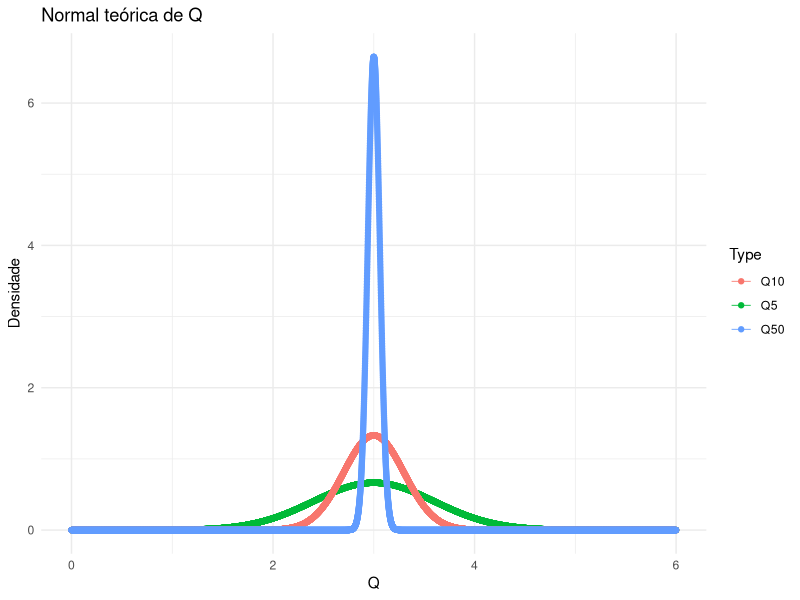
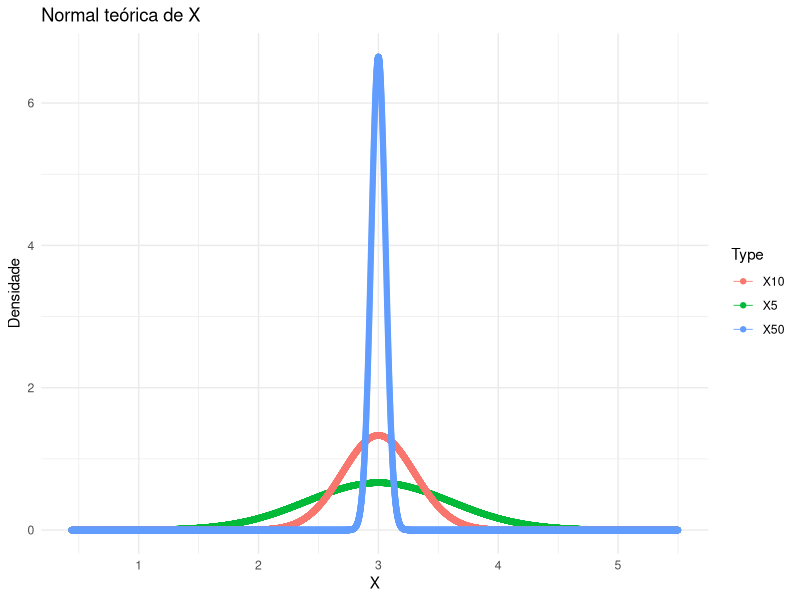
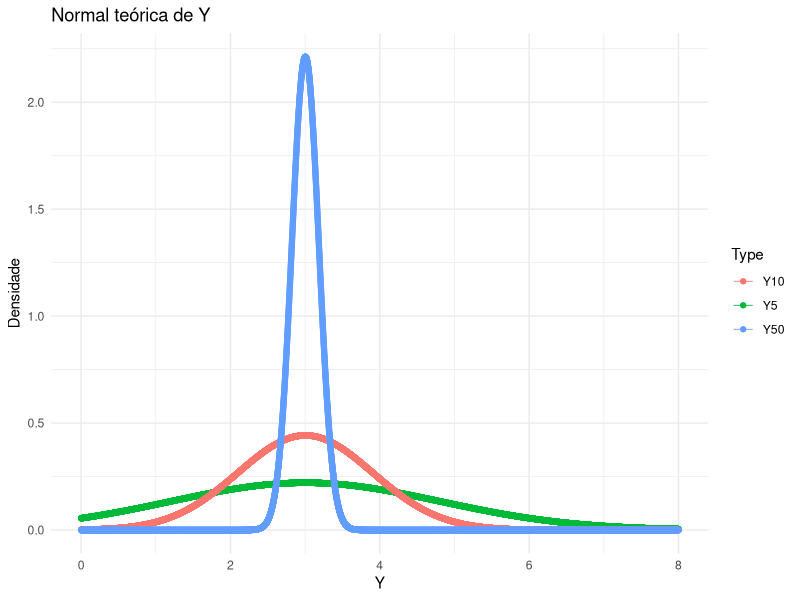
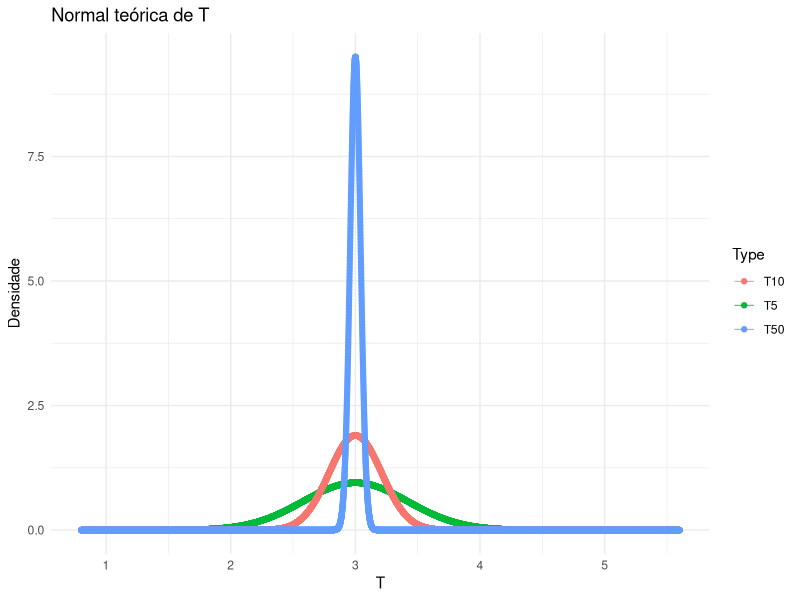

Recreate these plots in R, in order.
library(ggplot2) 

tam <- seq(0, 6, length.out = 10000)

#Variavel Q
Q5.mean <- 3
Q5.sd <- 3/5
Q5.dist <- dnorm(tam, mean = Q5.mean, sd = Q5.sd)
Q5.df <- data.frame("Q" = tam, "Density" = Q5.dist, "Type" = "Q5")

Q10.mean <- 3
Q10.sd <- 3/10
Q10.dist <- dnorm(tam, mean = Q10.mean, sd = Q10.sd)
Q10.df <- data.frame("Q" = tam, "Density" = Q10.dist, "Type" = "Q10")

Q50.mean <- 3
Q50.sd <- 3/50
Q50.dist <- dnorm(tam, mean = Q50.mean, sd = Q50.sd)
Q50.df <- data.frame("Q" = tam, "Density" = Q50.dist, "Type" = "Q50")

combined_df <- rbind(Q5.df, Q10.df, Q50.df)

ggplot(combined_df, aes(x = Q, y = Density, color = Type)) +
  geom_line(size = 0.3) + 
  geom_point() +
  labs(title = "Normal teórica de Q", x = "Q", y = "Densidade") +
  theme_minimal()


#Variavel X
tam <- seq(0.44, 5.5, length.out = 10000)

X5.mean <- 3
X5.sd <- 3/5
X5.dist <- dnorm(tam, mean = X5.mean, sd = X5.sd)
X5.df <- data.frame("X" = tam, "Density" = X5.dist, "Type" = "X5")
  
X10.mean <- 3
X10.sd <- 3/10
X10.dist <- dnorm(tam, mean = X10.mean, sd = X10.sd)
X10.df <- data.frame("X" = tam, "Density" = X10.dist, "Type" = "X10")
  
X50.mean <- 3
X50.sd <- 3/50
X50.dist <- dnorm(tam, mean = X50.mean, sd = X50.sd)
X50.df <- data.frame("X" = tam, "Density" = X50.dist, "Type" = "X50")
  
combined_df <- rbind(X5.df, X10.df, X50.df)
  
ggplot(combined_df, aes(x = X, y = Density, color = Type)) +
  geom_line(size = 0.3) + 
  geom_point() +
  labs(title = "Normal teórica de X", x = "X", y = "Densidade") +
  theme_minimal()

# Variavel Y
tam <- seq(0, 8, length.out = 10000)
Y5.mean <- 3.003
Y5.sd <- 9.018/5
Y5.dist <- dnorm(tam, mean = Y5.mean, sd = Y5.sd)
Y5.df <- data.frame("Y" = tam, "Density" = Y5.dist, "Type" = "Y5")
  
Y10.mean <- 3.003
Y10.sd <- 9.018/10
Y10.dist <- dnorm(tam, mean = Y10.mean, sd = Y10.sd)
Y10.df <- data.frame("Y" = tam, "Density" = Y10.dist, "Type" = "Y10")
  
Y50.mean <- 3.003
Y50.sd <- 9.018/50
Y50.dist <- dnorm(tam, mean = Y50.mean, sd = Y50.sd)
Y50.df <- data.frame("Y" = tam, "Density" = Y50.dist, "Type" = "Y50")
  
combined_df <- rbind(Y5.df, Y10.df, Y50.df)

ggplot(combined_df, aes(x = Y, y = Density, color = Type)) +
  geom_line(size = 0.3) + 
  geom_point() +
  labs(title = "Normal teórica de Y", x = "Y", y = "Densidade") +
  theme_minimal()

# Variavel T
tam <- seq(0.8, 5.6, length.out = 10000)
T5.mean <- 3
T5.sd <- 2.1/5
T5.dist <- dnorm(tam, mean = T5.mean, sd = T5.sd)
T5.df <- data.frame("T" = tam, "Density" = T5.dist, "Type" = "T5")
  
T10.mean <- 3
T10.sd <- 2.1/10
T10.dist <- dnorm(tam, mean = T10.mean, sd = T10.sd)
T10.df <- data.frame("T" = tam, "Density" = T10.dist, "Type" = "T10")

T50.mean <- 3
T50.sd <- 2.1/50
T50.dist <- dnorm(tam, mean = T50.mean, sd = T50.sd)
T50.df <- data.frame("T" = tam, "Density" = T50.dist, "Type" = "T50")
  
combined_df <- rbind(T5.df, T10.df, T50.df)
  
ggplot(combined_df, aes(x = T, y = Density, color = Type)) +
  geom_line(size = 0.3) + 
  geom_point() +
  labs(title = "Normal teórica de T", x = "T", y = "Densidade") +
  theme_minimal()
  





#write.csv(T50.df, "dados_T50.csv", row.names = FALSE)

